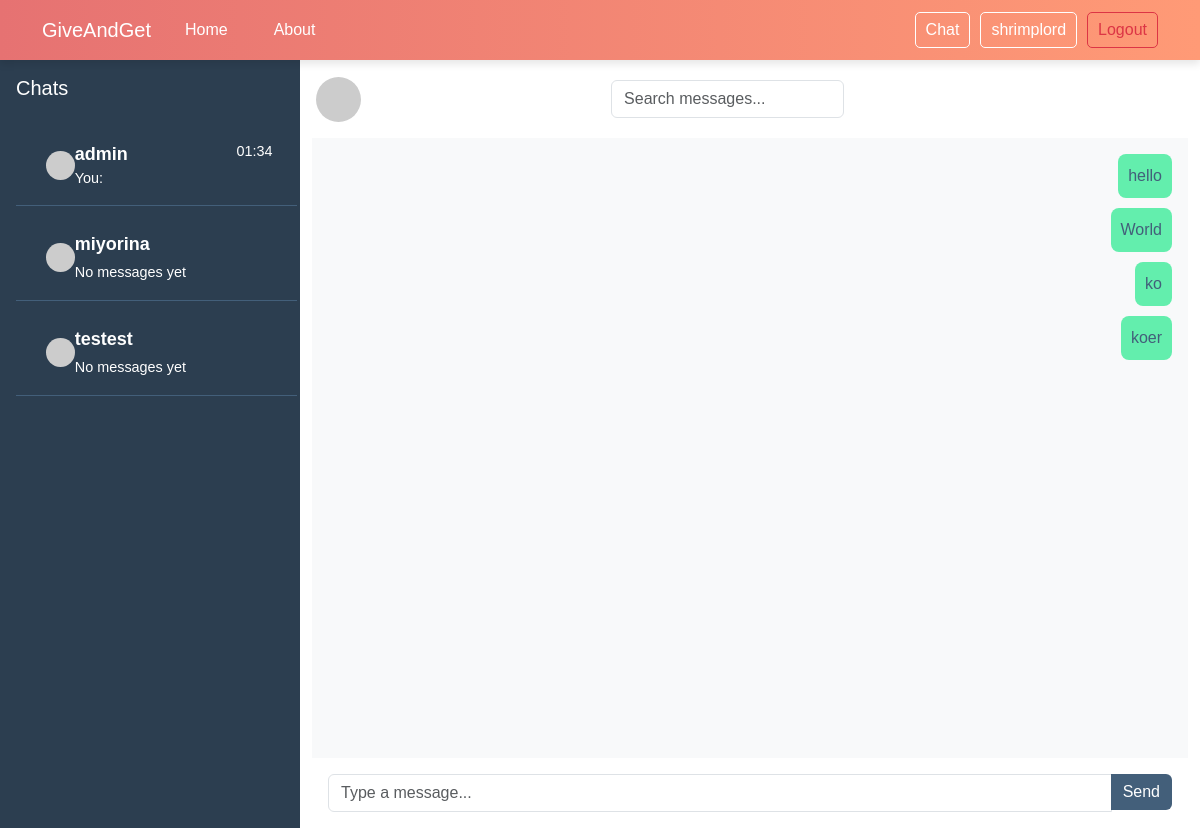
Before: /chat/shrimplord/ (signed in) with the older database file.
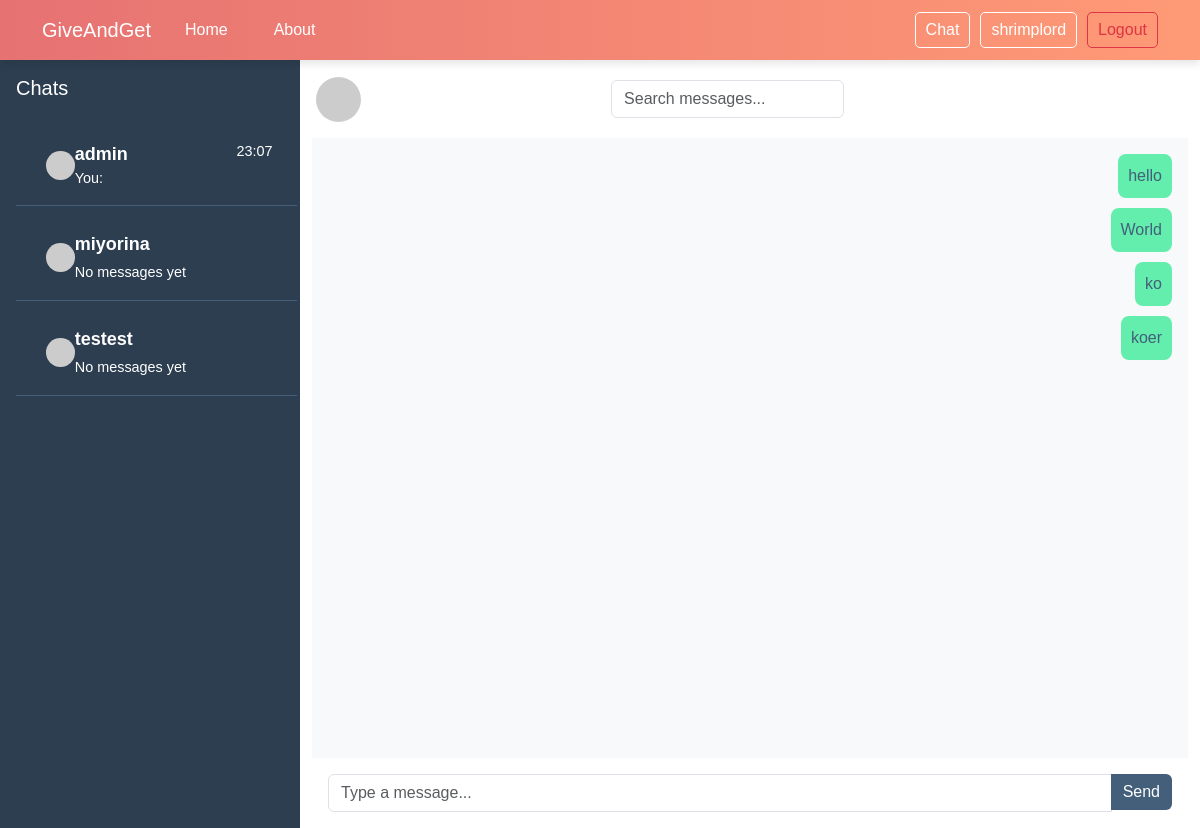
After: the same page with the newer database file.
### users_app/models.py (models this page shows, shortened)
class GGUser(AbstractUser):
    profile_picture = models.ImageField(default= 'media/profile_pics/default.png', upload_to='media/profile_pics/', null=True, blank=True)
    user_id = models.PositiveIntegerField(unique=True, editable=False)
    status_choices = [
        ('online', 'Online'),
        ('busy', 'Busy'),
        ('afk', 'AFK'),
        ('offline', 'Offline'),
    ]
    status = models.CharField(max_length=10, choices=status_choices, default='offline')
    last_login = models.DateTimeField(auto_now=True)

### chat_app/models.py (models this page shows, shortened)
class Chat(models.Model):
    sender = models.ForeignKey(settings.AUTH_USER_MODEL, on_delete=models.CASCADE, related_name='sent_chats')
    receiver = models.ForeignKey(settings.AUTH_USER_MODEL, on_delete=models.CASCADE, related_name='received_chats')
    message = models.TextField()
    timestamp = models.DateTimeField(auto_now_add=True)
    last_read = models.DateTimeField(null=True, blank=True)
    is_read = models.BooleanField(default=False)  # For notification

### chat_app/views.py (the view)
# urls.py: path('<str:room_name>/', views.chat_room, name='chat_room'),
@login_required
def chat_room(request, room_name):
    search_query = request.GET.get('search', '')
    users = User.objects.exclude(id=request.user.id)
    chats = Chat.objects.filter(
        (Q(sender=request.user) & Q(receiver__username=room_name)) |
        (Q(receiver=request.user) & Q(sender__username=room_name))
    )
    if search_query:
        chats = chats.filter(message__icontains=search_query)
    chats = chats.order_by('timestamp')
    unread_messages = chats.filter(receiver=request.user, is_read=False)
    unread_messages.update(is_read=True)
    unread_message_counts = get_unread_message_counts(request.user)
    unread_message_counts_dict = {str(item['sender']): item['unread_count'] for item in unread_message_counts}
    user_last_messages = []
    for user in users:
        last_message = Chat.objects.filter(
            (Q(sender=request.user) & Q(receiver=user)) |
            (Q(receiver=request.user) & Q(sender=user))
        ).order_by('-timestamp').first()
        user_last_messages.append({
            'user': user,
            'last_message': last_message,
            'unread_count': unread_message_counts_dict.get(user.username, 0),
        })
    return render(request, 'chat_app/chat.html', {
        'room_name': room_name,
        'chats': chats,
        'users': users,
        'user_last_messages': user_last_messages,
        'search_query': search_query,
        'unread_message_counts': unread_message_counts_dict,
    })

### chat_app/views.py (called while the page is built)
def get_unread_message_counts(user):
    return Chat.objects.filter(receiver=user, is_read=False) \
        .values('sender') \
        .annotate(unread_count=Count('id')) \
        .order_by('sender')

### chat_app/templates/chat_app/chat.html (shortened to what the changed rows need)
{% extends 'main_app/components/base.html' %}
{% block content %}
<div class="container-fluid h-100">
  <div class="row h-100">
      <div class="col-3 sidebar p-3 chats">
          <div class="contacts">
              {% for item in user_last_messages %}
              <a
                  href="{% url 'chat_room' item.user.username %}"
                  class="list-group-item list-group-item-action {% if item.user.username == room_name %} active {% endif %}"
                  data-username="{{ item.user.username }}"
              >
                  <div class="d-flex align-items-center">
                      <img
                          src="https://ui-avatars.com/api/?name={{ item.user.username|urlencode }}&size=64&background=random"
                          alt="{{ item.user.username }}'s Profile Image"
                          class="profile-icon rounded-circle mr-3"
                          style="width: 1.8rem; height: 1.8rem; object-fit: cover"
                      />
                      <div class="w-100">
                          <div class="d-flex justify-content-between">
                              <strong class="text-truncate">{{ item.user.username }}</strong>
                              {% if item.last_message %}
                              <small class="text-nowrap timestamp">{{ item.last_message.timestamp|date:"H:i" }}</small>
                              {% endif %}
                          </div>
                          <div>
                              {% if item.last_message %}
                              <small
                                  class="d-block text-truncate last-msg"
                                  style="max-width: 90%"
                                  id="last-message"
                              >
                                  {% if item.last_message.sender == request.user %}
                                  You:
                                  {% endif %}
                              </small>
                              {% else %}
                              <small>No messages yet</small>
                              {% endif %}
                          </div>
                      </div>
                  </div>
              </a>
              {% endfor %}
          </div>
      </div>
  </div>
</div>
{% endblock %}

Changed rows visible on the page:
changed GGUser "admin": last_message.timestamp "01:34" → "23:07"
